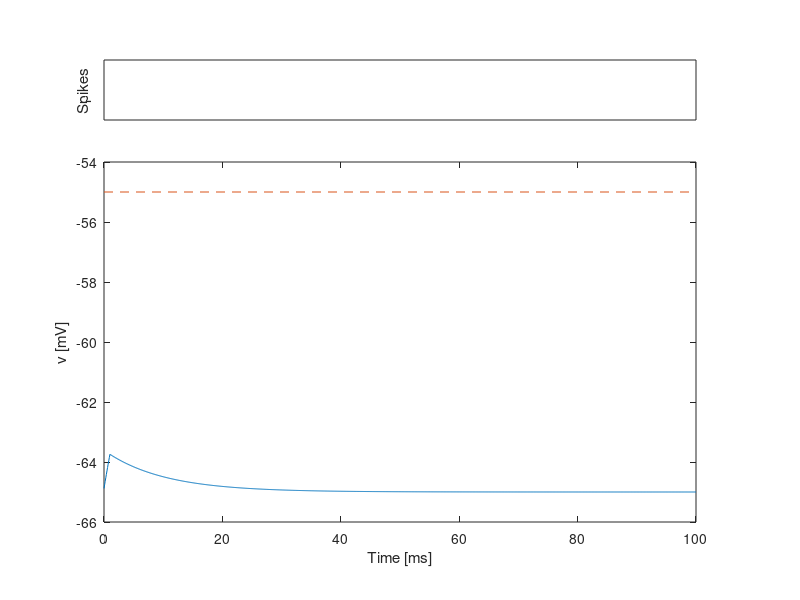

The MATLAB script that drew this image:
%% Simulation of (leaky) integrate-and-fire neuron
 clear; clf;

%% parameters of the model
 dt=0.1;       % integration time step [ms]
 tau=10;       % time constant [ms]
 E_L=-65;      % resting potential [mV]
 theta=-55;    % firing threshold [mV]
 RI_ext=12;     % constant external input [mA/Ohm]
 
%% Integration with Euler method
 t_step=0; v=E_L;
 for t=0:dt:100;
     if t > 1
         RI_ext = 0;
     end
     t_step=t_step+1;
     s=v>theta;
     v=s*E_L+(1-s)*(v-dt/tau*((v-E_L)-RI_ext));
     if t == 0.1
         v1 = v
     end
     v_rec(t_step)=v;
     t_rec(t_step)=t;
     s_rec(t_step)=s;
 end

%% Plotting results
 subplot('position',[0.13 0.13 1-0.26 0.6])
   plot(t_rec,v_rec);
   hold on; plot([0 100],[-55 -55],'--');
   axis([0 100 -66 -54]);
   xlabel('Time [ms]'); ylabel('v [mV]')

 subplot('position',[0.13 0.8 1-0.26 0.1])
   plot(t_rec,s_rec,'.','markersize',20);
   axis([0 100 0.5 1.5]); 
   set(gca,'xtick',[],'ytick',[])
   ylabel('Spikes')